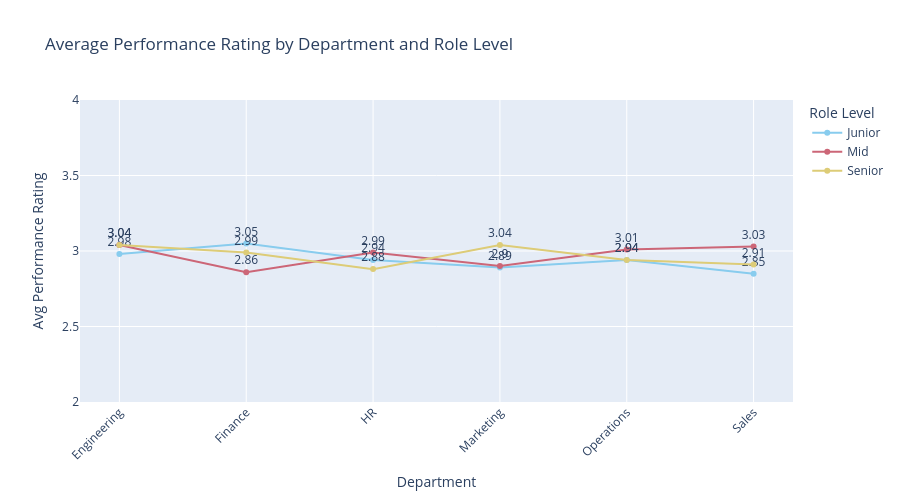

Write notebook code for a chart like this one.
### Markdown cell above
### Absence Days
- Absence days are **uniformly spread (8–11 days avg)** across all
  departments and role levels, no group stands out dramatically.
- The **heatmap** makes it easy to spot the hottest cells (highest
  absence) at a glance, useful for HR intervention targeting.
- High absence days combined with low job satisfaction could be a
  key **attrition signal** to explore later.

### Code cell
# Average performance rating grouped by department and role level
avg_perf = data.groupby(['department', 'role_level'])['performance_rating'].mean().round(2).reset_index()

fig = px.line(
    avg_perf,
    x='department',
    y='performance_rating',
    color='role_level',
    markers=True,                  # show dots on each data point
    text='performance_rating',     # show value next to each point
    title='Average Performance Rating by Department and Role Level',
    labels={
        'performance_rating': 'Avg Performance Rating',
        'department': 'Department',
        'role_level': 'Role Level'
    },
    color_discrete_sequence=px.colors.qualitative.Safe
)

# Place text above markers
fig.update_traces(textposition='top center')
fig.update_layout(
    height=500,
    xaxis_tickangle=-45,
    yaxis=dict(range=[2, 4])  # zoom in to see differences clearly
)
fig.show()

### Figure 1 — Plotly figure (JSON) as saved in the notebook; plotly's stock layout.template omitted (floating-point values rounded to 4 significant figures)
{"data": [{"hovertemplate": "Role Level=Junior<br>Department=%{x}<br>Avg Performance Rating=%{text}<extra></extra>", "legendgroup": "Junior", "line": {"color": "rgb(136, 204, 238)", "dash": "solid"}, "marker": {"symbol": "circle"}, "mode": "lines+markers+text", "name": "Junior", "orientation": "v", "showlegend": true, "text": [2.98, 3.05, 2.94, 2.89, 2.94, 2.85], "textposition": "top center", "type": "scatter", "x": ["Engineering", "Finance", "HR", "Marketing", "Operations", "Sales"], "xaxis": "x", "y": [2.98, 3.05, 2.94, 2.89, 2.94, 2.85], "yaxis": "y"}, {"hovertemplate": "Role Level=Mid<br>Department=%{x}<br>Avg Performance Rating=%{text}<extra></extra>", "legendgroup": "Mid", "line": {"color": "rgb(204, 102, 119)", "dash": "solid"}, "marker": {"symbol": "circle"}, "mode": "lines+markers+text", "name": "Mid", "orientation": "v", "showlegend": true, "text": [3.04, 2.86, 2.99, 2.9, 3.01, 3.03], "textposition": "top center", "type": "scatter", "x": ["Engineering", "Finance", "HR", "Marketing", "Operations", "Sales"], "xaxis": "x", "y": [3.04, 2.86, 2.99, 2.9, 3.01, 3.03], "yaxis": "y"}, {"hovertemplate": "Role Level=Senior<br>Department=%{x}<br>Avg Performance Rating=%{text}<extra></extra>", "legendgroup": "Senior", "line": {"color": "rgb(221, 204, 119)", "dash": "solid"}, "marker": {"symbol": "circle"}, "mode": "lines+markers+text", "name": "Senior", "orientation": "v", "showlegend": true, "text": [3.04, 2.99, 2.88, 3.04, 2.94, 2.91], "textposition": "top center", "type": "scatter", "x": ["Engineering", "Finance", "HR", "Marketing", "Operations", "Sales"], "xaxis": "x", "y": [3.04, 2.99, 2.88, 3.04, 2.94, 2.91], "yaxis": "y"}], "layout": {"height": 500, "legend": {"title": {"text": "Role Level"}, "tracegroupgap": 0}, "title": {"text": "Average Performance Rating by Department and Role Level"}, "xaxis": {"anchor": "y", "domain": [0, 1], "tickangle": -45, "title": {"text": "Department"}}, "yaxis": {"anchor": "x", "domain": [0, 1], "range": [2, 4], "title": {"text": "Avg Performance Rating"}}}}
